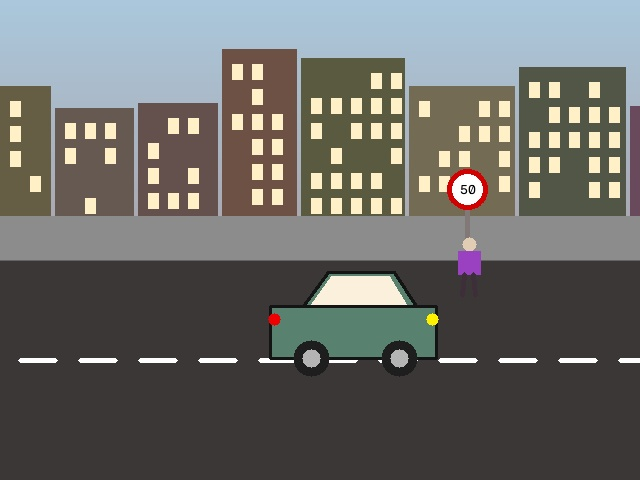
#> input picture lab8/data/test_images/1.jpg, 640 x 480 px, found by its file name
$ python task1_selective_search.py
#> lines starting #> are read from the running program, lines starting #| are printed output that depends on the picture
"""
Task 1: Region Proposal Generation Using Selective Search & IoU Matching
========================================================================
Author: Muhammad John Raza (23k-0069)
FAST NUCES Karachi - Department of Artificial Intelligence
Course: Computer Vision Lab (Lab 08)

R-CNN Step 1:
- Applies Selective Search to extract ~1000-2000 candidate object regions.
- Computes Intersection-over-Union (IoU) with Ground Truth annotations.
- Classifies proposals into positive object classes (IoU >= 0.5) and background (IoU < 0.2).
- Prepares warped cropped regions (224x224) for CNN training.
"""

import os
import cv2
import numpy as np
import pandas as pd
import matplotlib.pyplot as plt
import matplotlib.patches as patches

def get_path(rel_path):
    if os.path.exists(rel_path):
        return rel_path
    if rel_path.startswith("lab8/") and os.path.exists(rel_path[5:]):
        return rel_path[5:]
    if os.path.exists(os.path.join("lab8", rel_path)):
        return os.path.join("lab8", rel_path)
    if os.path.basename(os.getcwd()) == "lab8" and rel_path.startswith("lab8/"):
        return rel_path[5:]
    return rel_path

output_dir = "outputs" if os.path.basename(os.getcwd()) == "lab8" else "lab8/outputs"
data_dir = "data" if os.path.basename(os.getcwd()) == "lab8" else "lab8/data"
os.makedirs(output_dir, exist_ok=True)

def compute_iou(boxA, boxB):
    """
    Computes Intersection-over-Union (IoU) between two bounding boxes:
    box = [xmin, ymin, xmax, ymax]
    """
    xA = max(boxA[0], boxB[0])
    yA = max(boxA[1], boxB[1])
    xB = min(boxA[2], boxB[2])
    yB = min(boxA[3], boxB[3])

    interArea = max(0, xB - xA) * max(0, yB - yA)
    boxAArea = max(0, boxA[2] - boxA[0]) * max(0, boxA[3] - boxA[1])
    boxBArea = max(0, boxB[2] - boxB[0]) * max(0, boxB[3] - boxB[1])

    iou = interArea / float(boxAArea + boxBArea - interArea + 1e-6)
    return iou

def extract_selective_search_proposals(img, max_proposals=500):
    """
    Executes OpenCV Selective Search segmentation in Fast mode.
    Returns list of proposals: [xmin, ymin, xmax, ymax]
    """
    ss = cv2.ximgproc.segmentation.createSelectiveSearchSegmentation()
    ss.setBaseImage(img)
    ss.switchToSelectiveSearchFast()
    rects = ss.process()

    proposals = []
    h, w = img.shape[:2]
    for x, y, rw, rh in rects[:max_proposals]:
        # Filter tiny noise boxes or edge degenerate rectangles
        if rw < 15 or rh < 15:
            continue
        xmin = max(0, x)
        ymin = max(0, y)
        xmax = min(w - 1, x + rw)
        ymax = min(h - 1, y + rh)
        proposals.append([xmin, ymin, xmax, ymax])

    return proposals

def generate_rcnn_training_samples(max_images=25, positive_iou_thresh=0.50, negative_iou_thresh=0.15):
    """
    Iterates through dataset, extracts proposals via Selective Search,
    matches with ground-truth boxes, and collects warped 224x224 crops.
    """
#> called with max_images = 25, positive_iou_thresh = 0.5, negative_iou_thresh = 0.15
    print("\n[*] Generating R-CNN Region Proposals and Training Dataset...")
    csv_path = get_path("lab8/data/annotations.csv")
    train_df = pd.read_csv(csv_path)
#> (reads lab8/data/annotations.csv from the repository)
    train_img_dir = os.path.join(data_dir, "train_images")

    all_crops = []
    all_labels = []
    all_bboxes = [] # [xmin, ymin, xmax, ymax]
    all_gt_deltas = [] # (tx, ty, tw, th) bbox regression targets

    class_names = ['Background', 'Car', 'Pedestrian', 'Traffic_Sign']
    class_to_idx = {name: idx for idx, name in enumerate(class_names)}

    unique_images = train_df['image_names'].unique()[:max_images]

    pos_count = 0
    neg_count = 0

    for idx, img_name in enumerate(unique_images):
        img_path = os.path.join(train_img_dir, img_name)
        img = cv2.imread(img_path)
#> img is the input picture: shape (480, 640, 3); mean B, G, R 104.9, 108.1, 108.2
        if img is None:
            continue

        gt_boxes = []
        gt_classes = []
        for _, row in train_df[train_df['image_names'] == img_name].iterrows():
            gt_boxes.append([row['xmin'], row['ymin'], row['xmax'], row['ymax']])
            gt_classes.append(row['cell_type'])

        proposals = extract_selective_search_proposals(img, max_proposals=400)
#> proposals = 165 items, first 6: [331, 275, 412, 304], [457, 150, 473, 170], [269, 270, 438, 326], [0, 220, 462, 259], [164, 114, 183, 137], [615, 351, 639, 369]

        # Match proposals with ground-truth
        image_pos = 0
        image_neg = 0

        for prop in proposals:
            px1, py1, px2, py2 = prop
            pw = px2 - px1
            ph = py2 - py1
            pcx = px1 + pw / 2.0
            pcy = py1 + ph / 2.0

            best_iou = 0.0
            best_gt_class = None
            best_gt_box = None

            for gt_box, gt_cls in zip(gt_boxes, gt_classes):
                iou = compute_iou(prop, gt_box)
                if iou > best_iou:
                    best_iou = iou
                    best_gt_class = gt_cls
                    best_gt_box = gt_box

            # Positive Sample (IoU >= threshold)
            if best_iou >= positive_iou_thresh and image_pos < 12:
                crop = img[py1:py2, px1:px2]
                if crop.size > 0:
                    crop_warped = cv2.resize(crop, (224, 224))
                    all_crops.append(crop_warped)
                    all_labels.append(class_to_idx[best_gt_class])
                    all_bboxes.append(prop)

                    # Compute bounding box regression targets
                    gx1, gy1, gx2, gy2 = best_gt_box
                    gw = gx2 - gx1
                    gh = gy2 - gy1
                    gcx = gx1 + gw / 2.0
                    gcy = gy1 + gh / 2.0
                    tx = (gcx - pcx) / float(pw)
                    ty = (gcy - pcy) / float(ph)
                    tw = np.log(max(1e-4, gw / float(pw)))
                    th = np.log(max(1e-4, gh / float(ph)))
                    all_gt_deltas.append([tx, ty, tw, th])

                    image_pos += 1
                    pos_count += 1

            # Negative Sample (Background, low IoU)
            elif best_iou < negative_iou_thresh and image_neg < 15:
                crop = img[py1:py2, px1:px2]
                if crop.size > 0:
                    crop_warped = cv2.resize(crop, (224, 224))
                    all_crops.append(crop_warped)
                    all_labels.append(class_to_idx['Background'])
                    all_bboxes.append(prop)
                    all_gt_deltas.append([0.0, 0.0, 0.0, 0.0]) # no offset for background
                    image_neg += 1
                    neg_count += 1
#> this loop made 165 passes
#> prop on passes 20 to 22: [0, 128, 514, 261], [511, 67, 639, 226], [456, 239, 484, 286]
#> pass 1, in generate_rcnn_training_samples, `crop_warped = cv2.resize(crop, (224, 224))`:
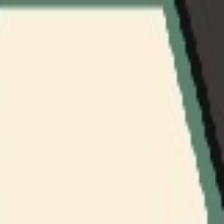
#> crop_warped: shape (224, 224, 3); mean B, G, R 191, 208.6, 213.7
#> pass 2, in generate_rcnn_training_samples, `crop_warped = cv2.resize(crop, (224, 224))`:
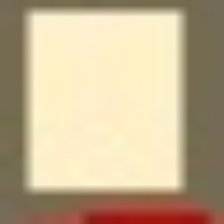
#> crop_warped: shape (224, 224, 3); mean of channels 0, 1, 2 144.9, 176.6, 195.7; drawn as B, G, R

        # Also add ground-truth boxes directly as guaranteed high-quality positives
        for gt_box, gt_cls in zip(gt_boxes, gt_classes):
            gx1, gy1, gx2, gy2 = [int(v) for v in gt_box]
            crop = img[gy1:gy2, gx1:gx2]
            if crop.size > 0:
                crop_warped = cv2.resize(crop, (224, 224))
                all_crops.append(crop_warped)
                all_labels.append(class_to_idx[gt_cls])
                all_bboxes.append(gt_box)
                all_gt_deltas.append([0.0, 0.0, 0.0, 0.0])
                pos_count += 1
#> this loop made 3 passes
#> (gt_box, gt_cls) on passes 1 to 3: ([204, 147, 238, 184], 'Traffic_Sign'), ([156, 218, 189, 294], 'Pedestrian'), ([85, 281, 229, 368], 'Car')
#> pass 1, in generate_rcnn_training_samples, `crop = img[gy1:gy2, gx1:gx2]`:
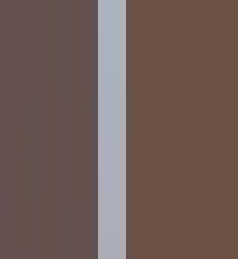
#> crop: shape (37, 34, 3) (shown 7 times larger); mean B, G, R 86.4, 92.1, 112.5
#> pass 1, in generate_rcnn_training_samples, `crop_warped = cv2.resize(crop, (224, 224))`:
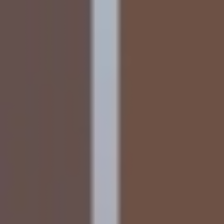
#> crop_warped: shape (224, 224, 3); mean B, G, R 86.3, 92.1, 112.5
#> pass 2, in generate_rcnn_training_samples, `crop_warped = cv2.resize(crop, (224, 224))`:
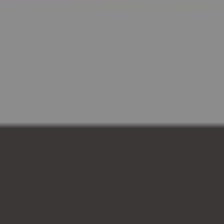
#> crop_warped: shape (224, 224, 3); mean B, G, R 102.1, 102.5, 104.3
#> after the loop:
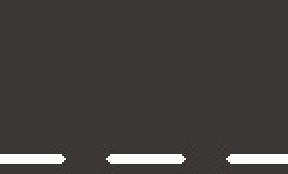
#> crop: shape (87, 144, 3) (shown 2 times larger); mean B, G, R 61.9, 62.9, 66.7

    all_crops = np.array(all_crops, dtype=np.uint8)
    all_labels = np.array(all_labels, dtype=np.int64)
    all_gt_deltas = np.array(all_gt_deltas, dtype=np.float32)

    print(f"[*] Total R-CNN proposals generated: {len(all_crops)}")
    print(f"    - Positive object samples: {pos_count}")
    print(f"    - Negative background samples: {neg_count}")

    # Save dataset to compressed NPZ
    npz_path = os.path.join(output_dir, "rcnn_proposals_dataset.npz")
    np.savez_compressed(npz_path, crops=all_crops, labels=all_labels, deltas=all_gt_deltas)
    print(f"[*] Saved proposals dataset to {npz_path}")

    # Visualize Selective Search on a sample image
    sample_img_path = os.path.join(train_img_dir, "1.jpg")
    s_img = cv2.imread(sample_img_path)
    sample_props = extract_selective_search_proposals(s_img, max_proposals=80)

    fig, axes = plt.subplots(1, 2, figsize=(16, 7))
    axes[0].imshow(cv2.cvtColor(s_img, cv2.COLOR_BGR2RGB))
    axes[0].set_title("Input Image with Selective Search Region Proposals (Top 80)", fontsize=11, fontweight='bold')
    for p in sample_props:
        rect = patches.Rectangle((p[0], p[1]), p[2]-p[0], p[3]-p[1], linewidth=1.2,
                                 edgecolor='#00ffcc', facecolor='none', alpha=0.6)
        axes[0].add_patch(rect)
#> this loop made 34 passes
#> p on passes 1 to 12: [520, 68, 625, 215], [56, 103, 138, 216], [329, 274, 413, 305], [494, 263, 639, 281], [255, 270, 438, 357], [56, 109, 133, 216], [0, 87, 50, 215], [409, 62, 514, 82], [624, 70, 639, 224], [459, 252, 480, 274], [407, 63, 639, 224], [312, 274, 414, 305]
    axes[0].axis('off')

    # Ground truth vs matched positive proposals
    axes[1].imshow(cv2.cvtColor(s_img, cv2.COLOR_BGR2RGB))
    axes[1].set_title("IoU Matched Proposals (Green: Positives >= 0.5 IoU, Red: GT)", fontsize=11, fontweight='bold')

    # Draw GT
    for _, row in train_df[train_df['image_names'] == "1.jpg"].iterrows():
        grect = patches.Rectangle((row['xmin'], row['ymin']), row['xmax']-row['xmin'], row['ymax']-row['ymin'],
                                  linewidth=2.5, edgecolor='red', facecolor='none')
        axes[1].add_patch(grect)
        axes[1].text(row['xmin'], row['ymin'] - 5, row['cell_type'], color='white',
                     bbox=dict(facecolor='red', alpha=0.8, pad=0.2), fontsize=9, fontweight='bold')

    # Draw high IoU proposals
    for p in sample_props:
        for _, row in train_df[train_df['image_names'] == "1.jpg"].iterrows():
            gt_b = [row['xmin'], row['ymin'], row['xmax'], row['ymax']]
            iou = compute_iou(p, gt_b)
            if iou >= 0.50:
                prect = patches.Rectangle((p[0], p[1]), p[2]-p[0], p[3]-p[1], linewidth=2.0,
                                          edgecolor='#00ff00', facecolor='none', linestyle='--')
                axes[1].add_patch(prect)

    axes[1].axis('off')
    plt.suptitle("R-CNN: Selective Search Region Proposals & Ground-Truth IoU Matching\nAuthor: Muhammad John Raza (23k-0069)",
                 fontsize=14, fontweight='bold')
    plt.tight_layout()
    vis_path = os.path.join(output_dir, "selective_search_proposals.png")
    plt.savefig(vis_path, dpi=200, bbox_inches='tight')
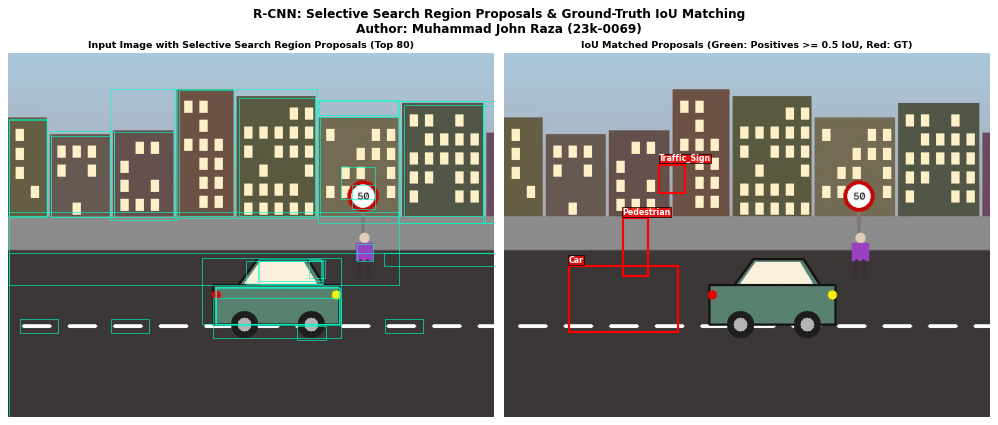
#> figure drawn by matplotlib, 2 panels
    plt.close()

    print(f"[*] Saved proposal visualization to {vis_path}")
    return npz_path, vis_path

if __name__ == "__main__":
    generate_rcnn_training_samples()
